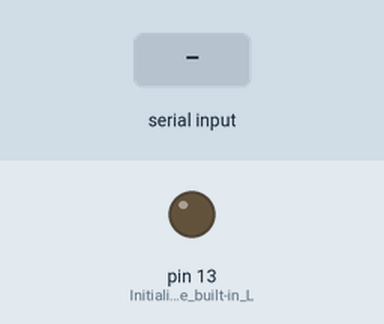
A sketch run on a simulated Arduino Uno, built with avr-gcc and run on an emulated ATmega328P. Shown: output pins drawn as LEDs (lit = HIGH). Inputs (shaded band) come from the test bench.

Above: at 1.2 s.
1.3 s: "U" received over Serial
At 2.0 s:
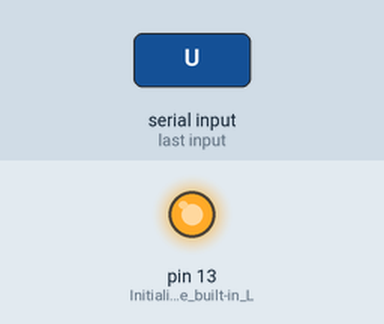
2.8 s: "A" received over Serial
At 3.2 s:
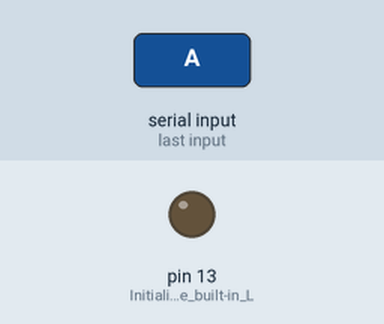
Timing chart, 0 to 5.8 s (numbered marks = the images above; inputs shaded):
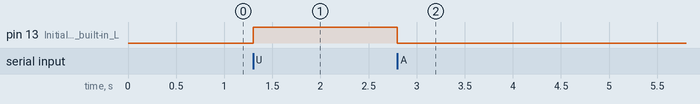

The sketch:

AnuSerial01.ino
```cpp
void setup() {
  pinMode(LED_BUILTIN, OUTPUT); // Initialize the built-in LED pin as an output
  Serial.begin(9600); // Initialize Serial communication at 9600 baud rate
}

void loop() {
  if (Serial.available() > 0) { // Check if data is available to read from the Serial port
    char receivedChar = Serial.read(); // Read the incoming byte

    if (receivedChar == 'U') {
      digitalWrite(LED_BUILTIN, HIGH); // Turn on the LED
    } else if (receivedChar == 'A') {
      digitalWrite(LED_BUILTIN, LOW); // Turn off the LED
    }
  }
}
```

Measured:
- after the input at 1.3 s, pin 13 (Initialize_the_built-in_L): LOW → HIGH at once
- after the input at 2.8 s, pin 13 (Initialize_the_built-in_L): HIGH → LOW at once
